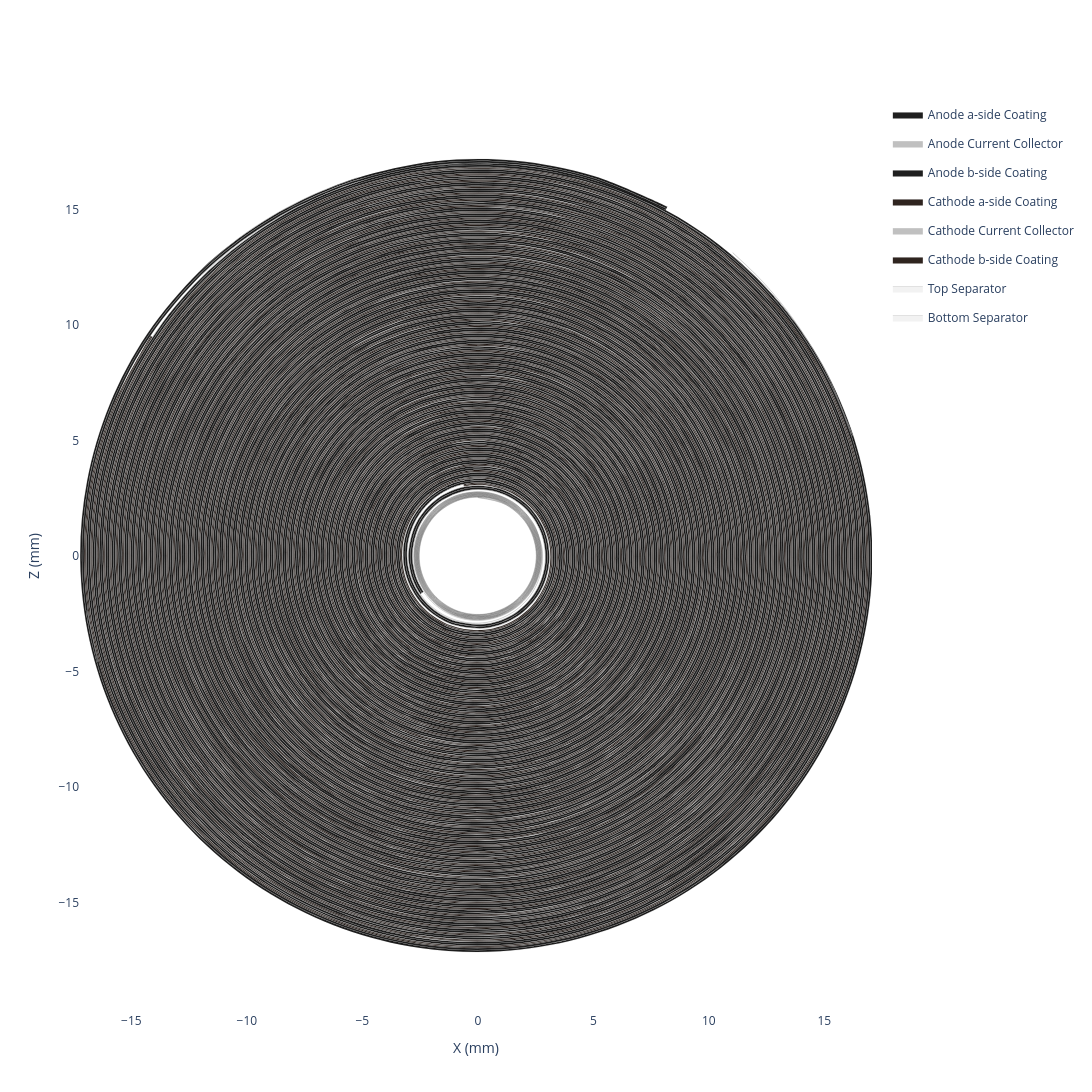

This figure's notebook cell:
### Code cell
my_jellyroll.get_spiral_plot(height=1300, width=1300).show()

### Figure 1 — Plotly figure (JSON) as saved in the notebook; plotly's stock layout.template omitted (floating-point values rounded to 4 significant figures; data arrays with more than 128 entries replaced by an {"elided": "..."} marker saying what was removed)
{"data": [{"customdata": {"elided": "3170x6 float values"}, "fill": "toself", "fillcolor": "#1f1f1f", "hovertemplate": "<b>Anode a-side Coating (Extruded)</b><br>Theta: %{customdata[0]:.2f}°<br>Unwrapped Length: %{customdata[1]:.2f} mm<br>Radius: %{customdata[2]:.2f} mm<br>X: %{customdata[3]:.2f} mm<br>Z: %{customdata[4]:.2f} mm<br>Turns: %{customdata[5]:.2f}<extra></extra>", "legendgroup": "Anode a-side Coating", "line": {"color": "black", "shape": "spline", "width": 0.1}, "mode": "lines", "name": "Anode a-side Coating", "type": "scatter", "x": {"elided": "3170 float values"}, "y": {"elided": "3170 float values"}}, {"customdata": {"elided": "3170x6 float values"}, "fill": "toself", "fillcolor": "#C0C0C0", "hovertemplate": "<b>Anode Current Collector (Extruded)</b><br>Theta: %{customdata[0]:.2f}°<br>Unwrapped Length: %{customdata[1]:.2f} mm<br>Radius: %{customdata[2]:.2f} mm<br>X: %{customdata[3]:.2f} mm<br>Z: %{customdata[4]:.2f} mm<br>Turns: %{customdata[5]:.2f}<extra></extra>", "legendgroup": "Anode Current Collector", "line": {"color": "black", "shape": "spline", "width": 0.1}, "mode": "lines", "name": "Anode Current Collector", "type": "scatter", "x": {"elided": "3170 float values"}, "y": {"elided": "3170 float values"}}, {"customdata": {"elided": "3170x6 float values"}, "fill": "toself", "fillcolor": "#1f1f1f", "hovertemplate": "<b>Anode b-side Coating (Extruded)</b><br>Theta: %{customdata[0]:.2f}°<br>Unwrapped Length: %{customdata[1]:.2f} mm<br>Radius: %{customdata[2]:.2f} mm<br>X: %{customdata[3]:.2f} mm<br>Z: %{customdata[4]:.2f} mm<br>Turns: %{customdata[5]:.2f}<extra></extra>", "legendgroup": "Anode b-side Coating", "line": {"color": "black", "shape": "spline", "width": 0.1}, "mode": "lines", "name": "Anode b-side Coating", "type": "scatter", "x": {"elided": "3170 float values"}, "y": {"elided": "3170 float values"}}, {"customdata": {"elided": "2592x6 float values"}, "fill": "toself", "fillcolor": "#2f241f", "hovertemplate": "<b>Cathode a-side Coating (Extruded)</b><br>Theta: %{customdata[0]:.2f}°<br>Unwrapped Length: %{customdata[1]:.2f} mm<br>Radius: %{customdata[2]:.2f} mm<br>X: %{customdata[3]:.2f} mm<br>Z: %{customdata[4]:.2f} mm<br>Turns: %{customdata[5]:.2f}<extra></extra>", "legendgroup": "Cathode a-side Coating", "line": {"color": "black", "shape": "spline", "width": 0.1}, "mode": "lines", "name": "Cathode a-side Coating", "type": "scatter", "x": {"elided": "2592 float values"}, "y": {"elided": "2592 float values"}}, {"customdata": {"elided": "2592x6 float values"}, "fill": "toself", "fillcolor": "#C0C0C0", "hovertemplate": "<b>Cathode Current Collector (Extruded)</b><br>Theta: %{customdata[0]:.2f}°<br>Unwrapped Length: %{customdata[1]:.2f} mm<br>Radius: %{customdata[2]:.2f} mm<br>X: %{customdata[3]:.2f} mm<br>Z: %{customdata[4]:.2f} mm<br>Turns: %{customdata[5]:.2f}<extra></extra>", "legendgroup": "Cathode Current Collector", "line": {"color": "black", "shape": "spline", "width": 0.1}, "mode": "lines", "name": "Cathode Current Collector", "type": "scatter", "x": {"elided": "2592 float values"}, "y": {"elided": "2592 float values"}}, {"customdata": {"elided": "2592x6 float values"}, "fill": "toself", "fillcolor": "#2f241f", "hovertemplate": "<b>Cathode b-side Coating (Extruded)</b><br>Theta: %{customdata[0]:.2f}°<br>Unwrapped Length: %{customdata[1]:.2f} mm<br>Radius: %{customdata[2]:.2f} mm<br>X: %{customdata[3]:.2f} mm<br>Z: %{customdata[4]:.2f} mm<br>Turns: %{customdata[5]:.2f}<extra></extra>", "legendgroup": "Cathode b-side Coating", "line": {"color": "black", "shape": "spline", "width": 0.1}, "mode": "lines", "name": "Cathode b-side Coating", "type": "scatter", "x": {"elided": "2592 float values"}, "y": {"elided": "2592 float values"}}, {"customdata": {"elided": "4655x6 float values"}, "fill": "toself", "fillcolor": "#f2f2f2", "hovertemplate": "<b>Top Separator (Extruded)</b><br>Theta: %{customdata[0]:.2f}°<br>Unwrapped Length: %{customdata[1]:.2f} mm<br>Radius: %{customdata[2]:.2f} mm<br>X: %{customdata[3]:.2f} mm<br>Z: %{customdata[4]:.2f} mm<br>Turns: %{customdata[5]:.2f}<extra></extra>", "legendgroup": "Top Separator", "line": {"color": "black", "shape": "spline", "width": 0.1}, "mode": "lines", "name": "Top Separator", "type": "scatter", "x": {"elided": "4655 float values"}, "y": {"elided": "4655 float values"}}, {"customdata": {"elided": "4655x6 float values"}, "fill": "toself", "fillcolor": "#f2f2f2", "hovertemplate": "<b>Bottom Separator (Extruded)</b><br>Theta: %{customdata[0]:.2f}°<br>Unwrapped Length: %{customdata[1]:.2f} mm<br>Radius: %{customdata[2]:.2f} mm<br>X: %{customdata[3]:.2f} mm<br>Z: %{customdata[4]:.2f} mm<br>Turns: %{customdata[5]:.2f}<extra></extra>", "legendgroup": "Bottom Separator", "line": {"color": "black", "shape": "spline", "width": 0.1}, "mode": "lines", "name": "Bottom Separator", "type": "scatter", "x": {"elided": "4655 float values"}, "y": {"elided": "4655 float values"}}, {"customdata": {"elided": "2207x6 float values"}, "hovertemplate": "<b>Top Separator</b><br>Theta: %{customdata[0]:.2f}°<br>Unwrapped Length: %{customdata[1]:.2f} mm<br>Radius: %{customdata[2]:.2f} mm<br>X: %{customdata[3]:.2f} mm<br>Z: %{customdata[4]:.2f} mm<br>Turns: %{customdata[5]:.2f}<extra></extra>", "legendgroup": "Top Separator", "line": {"color": "#f2f2f2", "shape": "spline", "width": 0}, "mode": "lines", "name": "Top Separator", "showlegend": false, "type": "scatter", "x": {"elided": "2207 float values"}, "y": {"elided": "2207 float values"}}, {"customdata": {"elided": "1583x6 float values"}, "hovertemplate": "<b>Anode a-side Coating</b><br>Theta: %{customdata[0]:.2f}°<br>Unwrapped Length: %{customdata[1]:.2f} mm<br>Radius: %{customdata[2]:.2f} mm<br>X: %{customdata[3]:.2f} mm<br>Z: %{customdata[4]:.2f} mm<br>Turns: %{customdata[5]:.2f}<extra></extra>", "legendgroup": "Anode a-side Coating", "line": {"color": "#1f1f1f", "shape": "spline", "width": 0}, "mode": "lines", "name": "Anode a-side Coating", "showlegend": false, "type": "scatter", "x": {"elided": "1583 float values"}, "y": {"elided": "1583 float values"}}, {"customdata": {"elided": "1583x6 float values"}, "hovertemplate": "<b>Anode Current Collector</b><br>Theta: %{customdata[0]:.2f}°<br>Unwrapped Length: %{customdata[1]:.2f} mm<br>Radius: %{customdata[2]:.2f} mm<br>X: %{customdata[3]:.2f} mm<br>Z: %{customdata[4]:.2f} mm<br>Turns: %{customdata[5]:.2f}<extra></extra>", "legendgroup": "Anode Current Collector", "line": {"color": "#C0C0C0", "shape": "spline", "width": 0}, "mode": "lines", "name": "Anode Current Collector", "showlegend": false, "type": "scatter", "x": {"elided": "1583 float values"}, "y": {"elided": "1583 float values"}}, {"customdata": {"elided": "1583x6 float values"}, "hovertemplate": "<b>Anode b-side Coating</b><br>Theta: %{customdata[0]:.2f}°<br>Unwrapped Length: %{customdata[1]:.2f} mm<br>Radius: %{customdata[2]:.2f} mm<br>X: %{customdata[3]:.2f} mm<br>Z: %{customdata[4]:.2f} mm<br>Turns: %{customdata[5]:.2f}<extra></extra>", "legendgroup": "Anode b-side Coating", "line": {"color": "#1f1f1f", "shape": "spline", "width": 0}, "mode": "lines", "name": "Anode b-side Coating", "showlegend": false, "type": "scatter", "x": {"elided": "1583 float values"}, "y": {"elided": "1583 float values"}}, {"customdata": {"elided": "2207x6 float values"}, "hovertemplate": "<b>Bottom Separator</b><br>Theta: %{customdata[0]:.2f}°<br>Unwrapped Length: %{customdata[1]:.2f} mm<br>Radius: %{customdata[2]:.2f} mm<br>X: %{customdata[3]:.2f} mm<br>Z: %{customdata[4]:.2f} mm<br>Turns: %{customdata[5]:.2f}<extra></extra>", "legendgroup": "Bottom Separator", "line": {"color": "#f2f2f2", "shape": "spline", "width": 0}, "mode": "lines", "name": "Bottom Separator", "showlegend": false, "type": "scatter", "x": {"elided": "2207 float values"}, "y": {"elided": "2207 float values"}}, {"customdata": {"elided": "1294x6 float values"}, "hovertemplate": "<b>Cathode a-side Coating</b><br>Theta: %{customdata[0]:.2f}°<br>Unwrapped Length: %{customdata[1]:.2f} mm<br>Radius: %{customdata[2]:.2f} mm<br>X: %{customdata[3]:.2f} mm<br>Z: %{customdata[4]:.2f} mm<br>Turns: %{customdata[5]:.2f}<extra></extra>", "legendgroup": "Cathode a-side Coating", "line": {"color": "#2f241f", "shape": "spline", "width": 0}, "mode": "lines", "name": "Cathode a-side Coating", "showlegend": false, "type": "scatter", "x": {"elided": "1294 float values"}, "y": {"elided": "1294 float values"}}, {"customdata": {"elided": "1294x6 float values"}, "hovertemplate": "<b>Cathode Current Collector</b><br>Theta: %{customdata[0]:.2f}°<br>Unwrapped Length: %{customdata[1]:.2f} mm<br>Radius: %{customdata[2]:.2f} mm<br>X: %{customdata[3]:.2f} mm<br>Z: %{customdata[4]:.2f} mm<br>Turns: %{customdata[5]:.2f}<extra></extra>", "legendgroup": "Cathode Current Collector", "line": {"color": "#C0C0C0", "shape": "spline", "width": 0}, "mode": "lines", "name": "Cathode Current Collector", "showlegend": false, "type": "scatter", "x": {"elided": "1294 float values"}, "y": {"elided": "1294 float values"}}, {"customdata": {"elided": "1294x6 float values"}, "hovertemplate": "<b>Cathode b-side Coating</b><br>Theta: %{customdata[0]:.2f}°<br>Unwrapped Length: %{customdata[1]:.2f} mm<br>Radius: %{customdata[2]:.2f} mm<br>X: %{customdata[3]:.2f} mm<br>Z: %{customdata[4]:.2f} mm<br>Turns: %{customdata[5]:.2f}<extra></extra>", "legendgroup": "Cathode b-side Coating", "line": {"color": "#2f241f", "shape": "spline", "width": 0}, "mode": "lines", "name": "Cathode b-side Coating", "showlegend": false, "type": "scatter", "x": {"elided": "1294 float values"}, "y": {"elided": "1294 float values"}}], "layout": {"height": 1300, "hovermode": "closest", "paper_bgcolor": "white", "plot_bgcolor": "white", "width": 1300, "xaxis": {"scaleanchor": "y", "title": {"text": "X (mm)"}, "zeroline": false}, "yaxis": {"title": {"text": "Z (mm)"}, "zeroline": false}}}
